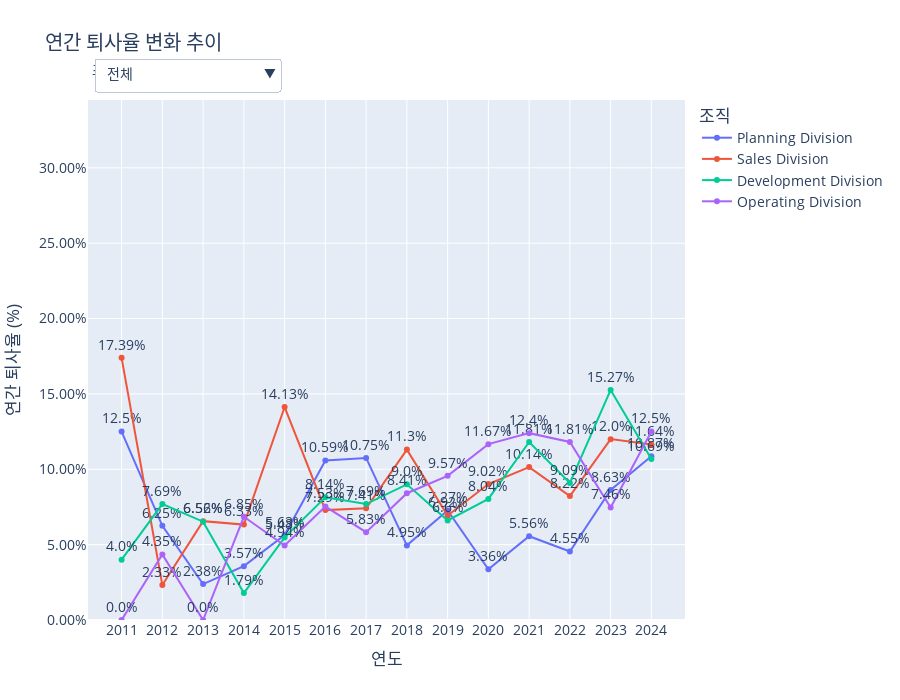

This figure's notebook cell:
### Code cell
import pandas as pd
import numpy as np
import plotly.graph_objects as go
import plotly.io as pio
import plotly.express as px
import datetime

# --- 1. 데이터 임포트 ---
from services.tables.HR_Core.basic_info_table import emp_df
from services.tables.HR_Core.department_info_table import department_info_df
from services.tables.HR_Core.department_table import (
    department_df, dept_level_map, parent_map_dept, dept_name_map,
    division_order, office_order
)
from services.helpers.utils import find_parents

def create_figure():
    """
    제안 5: 조직 건강도 위험 신호 탐지 (연간 퇴사율 변화 추이) 그래프를 생성합니다.
    """
    # --- 2. 데이터 준비 및 가공 ---
    analysis_years = [y for y in emp_df['IN_DATE'].dt.year.unique() if y < datetime.datetime.now().year]
    turnover_records = []
    
    for year in analysis_years:
        year_start, year_end = pd.to_datetime(f'{year}-01-01'), pd.to_datetime(f'{year}-12-31')
        
        leavers_in_year = emp_df[(emp_df['OUT_DATE'] >= year_start) & (emp_df['OUT_DATE'] <= year_end)]
        if leavers_in_year.empty: continue
        
        leavers_dept = pd.merge_asof(
            leavers_in_year[['EMP_ID', 'OUT_DATE']].sort_values('OUT_DATE'),
            department_info_df.sort_values('DEP_APP_START_DATE'),
            left_on='OUT_DATE', right_on='DEP_APP_START_DATE', by='EMP_ID', direction='backward'
        )
        parent_info_leavers = leavers_dept['DEP_ID'].apply(lambda x: find_parents(x, dept_level_map, parent_map_dept, dept_name_map))
        leavers_dept = pd.concat([leavers_dept, parent_info_leavers], axis=1)
        leavers_dept = leavers_dept.dropna(subset=['DIVISION_NAME', 'OFFICE_NAME'])
        
        active_in_year = emp_df[(emp_df['IN_DATE'] <= year_end) & (emp_df['OUT_DATE'].isnull() | (emp_df['OUT_DATE'] >= year_start))]
        active_dept = pd.merge_asof(
            active_in_year[['EMP_ID', 'IN_DATE']].sort_values('IN_DATE'),
            department_info_df.sort_values('DEP_APP_START_DATE'),
            left_on='IN_DATE', right_on='DEP_APP_START_DATE', by='EMP_ID', direction='backward'
        )
        parent_info_active = active_dept['DEP_ID'].apply(lambda x: find_parents(x, dept_level_map, parent_map_dept, dept_name_map))
        active_dept = pd.concat([active_dept, parent_info_active], axis=1)
        active_dept = active_dept.dropna(subset=['DIVISION_NAME', 'OFFICE_NAME'])

        # Division / Office 별 퇴사율 계산
        leavers_by_div = leavers_dept.groupby('DIVISION_NAME', observed=False).size()
        headcount_by_div = active_dept.groupby('DIVISION_NAME', observed=False).size()
        turnover_div = (leavers_by_div / headcount_by_div * 100).fillna(0)
        for group_name, rate in turnover_div.items():
            turnover_records.append({'YEAR': year, 'GROUP_TYPE': 'DIVISION_NAME', 'GROUP_NAME': group_name, 'TURNOVER_RATE': rate})

        leavers_by_office = leavers_dept.groupby(['DIVISION_NAME', 'OFFICE_NAME'], observed=False).size()
        headcount_by_office = active_dept.groupby(['DIVISION_NAME', 'OFFICE_NAME'], observed=False).size()
        turnover_office = (leavers_by_office / headcount_by_office * 100).fillna(0)
        for (div_name, office_name), rate in turnover_office.items():
            turnover_records.append({'YEAR': year, 'GROUP_TYPE': 'OFFICE_NAME', 'DIVISION_NAME': div_name, 'GROUP_NAME': office_name, 'TURNOVER_RATE': rate})

    analysis_df = pd.DataFrame(turnover_records)
    if analysis_df.empty:
        return go.Figure().update_layout(title_text="분석할 퇴사율 데이터가 없습니다.")

    # y축 범위 미리 계산
    y_max = analysis_df['TURNOVER_RATE'].max()
    fixed_y_range = [0, y_max * 1.15]

    # --- 3. Plotly 인터랙티브 그래프 생성 ---
    fig = go.Figure()
    colors = px.colors.qualitative.Plotly
    
    div_df = analysis_df[analysis_df['GROUP_TYPE'] == 'DIVISION_NAME']
    for i, div_name in enumerate(division_order):
        df_filtered = div_df[div_df['GROUP_NAME'] == div_name].sort_values('YEAR')
        if not df_filtered.empty:
            fig.add_trace(go.Scatter(
                x=df_filtered['YEAR'], y=df_filtered['TURNOVER_RATE'], mode='lines+markers+text', name=div_name, 
                line=dict(color=colors[i]), text=df_filtered['TURNOVER_RATE'].round(2).astype(str) + '%', textposition='top center'
            ))

    office_df = analysis_df[analysis_df['GROUP_TYPE'] == 'OFFICE_NAME']
    office_traces_map = {}
    trace_idx_counter = len(fig.data)
    for div_name in division_order:
        offices_in_div = office_df[office_df['DIVISION_NAME'] == div_name]['GROUP_NAME'].unique()
        office_traces_map[div_name] = []
        sorted_offices_in_div = [o for o in office_order if o in offices_in_div]
        for j, office_name in enumerate(sorted_offices_in_div):
            df_filtered = office_df[office_df['GROUP_NAME'] == office_name].sort_values('YEAR')
            if not df_filtered.empty:
                fig.add_trace(go.Scatter(
                    x=df_filtered['YEAR'], y=df_filtered['TURNOVER_RATE'], mode='lines+markers+text', name=office_name, 
                    visible=False, line=dict(color=colors[j % len(colors)]), text=df_filtered['TURNOVER_RATE'].round(2).astype(str) + '%', textposition='top center'
                ))
                office_traces_map[div_name].append(trace_idx_counter)
                trace_idx_counter += 1

    buttons = []
    num_div_traces = len(division_order)
    buttons.append(dict(label='전체', method='update', args=[{'visible': [True]*num_div_traces + [False]*(len(fig.data) - num_div_traces)}]))
    for div_name in division_order:
        visibility_mask = [False] * len(fig.data)
        for trace_idx in office_traces_map.get(div_name, []):
            visibility_mask[trace_idx] = True
        buttons.append(dict(label=f'{div_name}', method='update', args=[{'visible': visibility_mask}]))

    # --- 4. 레이아웃 업데이트 ---
    fig.update_layout(
        updatemenus=[dict(active=0, buttons=buttons, direction="down", pad={"r": 10, "t": 10}, showactive=True, x=0.01, xanchor="left", y=1.1, yanchor="top")],
        title_text='연간 퇴사율 변화 추이',
        xaxis_title='연도', yaxis_title='연간 퇴사율 (%)',
        font_size=14, height=700,
        legend_title_text='조직',
        annotations=[dict(text="조직 선택:", showarrow=False, x=0, y=1.08, yref="paper", align="left")],
        xaxis=dict(type='category'),
        yaxis=dict(ticksuffix="%", tickformat='.2f', range=fixed_y_range)
    )
    
    return fig



    pio.renderers.default = 'vscode'
    fig = create_figure()
    fig.show()

### Figure 1 — Plotly figure (JSON) as saved in the notebook; plotly's stock layout.template omitted (floating-point values rounded to 4 significant figures)
{"data": [{"line": {"color": "#636EFA"}, "mode": "lines+markers+text", "name": "Planning Division", "text": ["12.5%", "6.25%", "2.38%", "3.57%", "5.63%", "10.59%", "10.75%", "4.95%", "7.27%", "3.36%", "5.56%", "4.55%", "8.63%", "10.87%"], "textposition": "top center", "type": "scatter", "x": [2011, 2012, 2013, 2014, 2015, 2016, 2017, 2018, 2019, 2020, 2021, 2022, 2023, 2024], "y": [12.5, 6.25, 2.381, 3.571, 5.634, 10.59, 10.75, 4.95, 7.273, 3.361, 5.556, 4.545, 8.633, 10.87]}, {"line": {"color": "#EF553B"}, "mode": "lines+markers+text", "name": "Sales Division", "text": ["17.39%", "2.33%", "6.56%", "6.33%", "14.13%", "7.29%", "7.41%", "11.3%", "6.92%", "9.02%", "10.14%", "8.22%", "12.0%", "11.64%"], "textposition": "top center", "type": "scatter", "x": [2011, 2012, 2013, 2014, 2015, 2016, 2017, 2018, 2019, 2020, 2021, 2022, 2023, 2024], "y": [17.39, 2.326, 6.557, 6.329, 14.13, 7.292, 7.407, 11.3, 6.923, 9.023, 10.14, 8.219, 12.0, 11.64]}, {"line": {"color": "#00CC96"}, "mode": "lines+markers+text", "name": "Development Division", "text": ["4.0%", "7.69%", "6.52%", "1.79%", "5.48%", "8.14%", "7.69%", "9.0%", "6.6%", "8.04%", "11.81%", "9.09%", "15.27%", "10.69%"], "textposition": "top center", "type": "scatter", "x": [2011, 2012, 2013, 2014, 2015, 2016, 2017, 2018, 2019, 2020, 2021, 2022, 2023, 2024], "y": [4.0, 7.692, 6.522, 1.786, 5.479, 8.14, 7.692, 9.0, 6.604, 8.036, 11.81, 9.091, 15.27, 10.69]}, {"line": {"color": "#AB63FA"}, "mode": "lines+markers+text", "name": "Operating Division", "text": ["0.0%", "4.35%", "0.0%", "6.85%", "4.94%", "7.53%", "5.83%", "8.41%", "9.57%", "11.67%", "12.4%", "11.81%", "7.46%", "12.5%"], "textposition": "top center", "type": "scatter", "x": [2011, 2012, 2013, 2014, 2015, 2016, 2017, 2018, 2019, 2020, 2021, 2022, 2023, 2024], "y": [0.0, 4.348, 0.0, 6.849, 4.938, 7.527, 5.825, 8.411, 9.565, 11.67, 12.4, 11.81, 7.463, 12.5]}, {"line": {"color": "#636EFA"}, "mode": "lines+markers+text", "name": "Strategy Office", "text": ["12.5%", "5.0%", "0.0%", "3.12%", "7.89%", "4.55%", "12.24%", "1.96%", "7.55%", "1.72%", "3.28%", "4.69%", "9.23%", "15.15%"], "textposition": "top center", "type": "scatter", "visible": false, "x": [2011, 2012, 2013, 2014, 2015, 2016, 2017, 2018, 2019, 2020, 2021, 2022, 2023, 2024], "y": [12.5, 5.0, 0.0, 3.125, 7.895, 4.545, 12.24, 1.961, 7.547, 1.724, 3.279, 4.688, 9.231, 15.15]}, {"line": {"color": "#EF553B"}, "mode": "lines+markers+text", "name": "Finance Office", "text": ["14.29%", "10.0%", "7.69%", "4.55%", "3.57%", "20.59%", "8.11%", "7.5%", "4.55%", "6.52%", "8.33%", "6.12%", "7.84%", "8.0%"], "textposition": "top center", "type": "scatter", "visible": false, "x": [2011, 2012, 2013, 2014, 2015, 2016, 2017, 2018, 2019, 2020, 2021, 2022, 2023, 2024], "y": [14.29, 10.0, 7.692, 4.545, 3.571, 20.59, 8.108, 7.5, 4.545, 6.522, 8.333, 6.122, 7.843, 8.0]}, {"line": {"color": "#00CC96"}, "mode": "lines+markers+text", "name": "Planning Division (직속)", "text": ["0.0%", "0.0%", "0.0%", "0.0%", "0.0%", "0.0%", "14.29%", "10.0%", "15.38%", "0.0%", "5.88%", "0.0%", "8.7%", "4.55%"], "textposition": "top center", "type": "scatter", "visible": false, "x": [2011, 2012, 2013, 2014, 2015, 2016, 2017, 2018, 2019, 2020, 2021, 2022, 2023, 2024], "y": [0.0, 0.0, 0.0, 0.0, 0.0, 0.0, 14.29, 10.0, 15.38, 0.0, 5.882, 0.0, 8.696, 4.545]}, {"line": {"color": "#636EFA"}, "mode": "lines+markers+text", "name": "Marketing Office", "text": ["11.11%", "0.0%", "5.56%", "10.53%", "13.64%", "7.14%", "6.67%", "15.62%", "5.13%", "12.5%", "10.53%", "14.63%", "9.52%", "11.36%"], "textposition": "top center", "type": "scatter", "visible": false, "x": [2011, 2012, 2013, 2014, 2015, 2016, 2017, 2018, 2019, 2020, 2021, 2022, 2023, 2024], "y": [11.11, 0.0, 5.556, 10.53, 13.64, 7.143, 6.667, 15.62, 5.128, 12.5, 10.53, 14.63, 9.524, 11.36]}, {"line": {"color": "#EF553B"}, "mode": "lines+markers+text", "name": "Domestic Sales Office", "text": ["14.29%", "7.14%", "9.52%", "3.57%", "8.57%", "12.12%", "5.41%", "9.76%", "8.7%", "8.7%", "9.09%", "2.08%", "18.37%", "8.7%"], "textposition": "top center", "type": "scatter", "visible": false, "x": [2011, 2012, 2013, 2014, 2015, 2016, 2017, 2018, 2019, 2020, 2021, 2022, 2023, 2024], "y": [14.29, 7.143, 9.524, 3.571, 8.571, 12.12, 5.405, 9.756, 8.696, 8.696, 9.091, 2.083, 18.37, 8.696]}, {"line": {"color": "#00CC96"}, "mode": "lines+markers+text", "name": "Global Sales Office", "text": ["28.57%", "0.0%", "5.56%", "8.7%", "16.0%", "0.0%", "12.12%", "11.76%", "2.86%", "5.26%", "8.7%", "8.7%", "8.33%", "17.78%"], "textposition": "top center", "type": "scatter", "visible": false, "x": [2011, 2012, 2013, 2014, 2015, 2016, 2017, 2018, 2019, 2020, 2021, 2022, 2023, 2024], "y": [28.57, 0.0, 5.556, 8.696, 16.0, 0.0, 12.12, 11.76, 2.857, 5.263, 8.696, 8.696, 8.333, 17.78]}, {"line": {"color": "#AB63FA"}, "mode": "lines+markers+text", "name": "Sales Division (직속)", "text": ["0.0%", "0.0%", "0.0%", "30.0%", "11.11%", "0.0%", "0.0%", "20.0%", "11.11%", "20.0%", "9.09%", "9.09%", "0.0%"], "textposition": "top center", "type": "scatter", "visible": false, "x": [2012, 2013, 2014, 2015, 2016, 2017, 2018, 2019, 2020, 2021, 2022, 2023, 2024], "y": [0.0, 0.0, 0.0, 30.0, 11.11, 0.0, 0.0, 20.0, 11.11, 20.0, 9.091, 9.091, 0.0]}, {"line": {"color": "#636EFA"}, "mode": "lines+markers+text", "name": "R&D Office", "text": ["0.0%", "0.0%", "3.85%", "2.94%", "4.55%", "8.16%", "5.88%", "6.9%", "4.84%", "9.23%", "11.59%", "10.61%", "15.28%", "9.59%"], "textposition": "top center", "type": "scatter", "visible": false, "x": [2011, 2012, 2013, 2014, 2015, 2016, 2017, 2018, 2019, 2020, 2021, 2022, 2023, 2024], "y": [0.0, 0.0, 3.846, 2.941, 4.545, 8.163, 5.882, 6.897, 4.839, 9.231, 11.59, 10.61, 15.28, 9.589]}, {"line": {"color": "#EF553B"}, "mode": "lines+markers+text", "name": "QA Office", "text": ["9.09%", "13.33%", "13.33%", "0.0%", "9.52%", "11.11%", "13.79%", "14.29%", "12.9%", "9.09%", "14.63%", "7.14%", "20.0%", "13.95%"], "textposition": "top center", "type": "scatter", "visible": false, "x": [2011, 2012, 2013, 2014, 2015, 2016, 2017, 2018, 2019, 2020, 2021, 2022, 2023, 2024], "y": [9.091, 13.33, 13.33, 0.0, 9.524, 11.11, 13.79, 14.29, 12.9, 9.091, 14.63, 7.143, 20.0, 13.95]}, {"line": {"color": "#00CC96"}, "mode": "lines+markers+text", "name": "Development Division (직속)", "text": ["0.0%", "20.0%", "0.0%", "0.0%", "0.0%", "0.0%", "0.0%", "7.14%", "0.0%", "0.0%", "5.88%", "7.69%", "0.0%", "6.67%"], "textposition": "top center", "type": "scatter", "visible": false, "x": [2011, 2012, 2013, 2014, 2015, 2016, 2017, 2018, 2019, 2020, 2021, 2022, 2023, 2024], "y": [0.0, 20.0, 0.0, 0.0, 0.0, 0.0, 0.0, 7.143, 0.0, 0.0, 5.882, 7.692, 0.0, 6.667]}, {"line": {"color": "#636EFA"}, "mode": "lines+markers+text", "name": "Engineering Office", "text": ["0.0%", "0.0%", "0.0%", "7.69%", "3.57%", "11.76%", "8.82%", "10.81%", "14.29%", "12.82%", "13.89%", "18.18%", "16.67%", "16.67%"], "textposition": "top center", "type": "scatter", "visible": false, "x": [2011, 2012, 2013, 2014, 2015, 2016, 2017, 2018, 2019, 2020, 2021, 2022, 2023, 2024], "y": [0.0, 0.0, 0.0, 7.692, 3.571, 11.76, 8.824, 10.81, 14.29, 12.82, 13.89, 18.18, 16.67, 16.67]}, {"line": {"color": "#EF553B"}, "mode": "lines+markers+text", "name": "Production Office", "text": ["0.0%", "4.17%", "0.0%", "8.11%", "4.76%", "6.25%", "5.08%", "5.0%", "7.81%", "12.86%", "13.89%", "8.7%", "2.86%", "12.68%"], "textposition": "top center", "type": "scatter", "visible": false, "x": [2011, 2012, 2013, 2014, 2015, 2016, 2017, 2018, 2019, 2020, 2021, 2022, 2023, 2024], "y": [0.0, 4.167, 0.0, 8.108, 4.762, 6.25, 5.085, 5.0, 7.812, 12.86, 13.89, 8.696, 2.857, 12.68]}, {"line": {"color": "#00CC96"}, "mode": "lines+markers+text", "name": "Operating Division (직속)", "text": ["0.0%", "20.0%", "0.0%", "0.0%", "9.09%", "0.0%", "0.0%", "20.0%", "0.0%", "0.0%", "0.0%", "7.14%", "0.0%", "0.0%"], "textposition": "top center", "type": "scatter", "visible": false, "x": [2011, 2012, 2013, 2014, 2015, 2016, 2017, 2018, 2019, 2020, 2021, 2022, 2023, 2024], "y": [0.0, 20.0, 0.0, 0.0, 9.091, 0.0, 0.0, 20.0, 0.0, 0.0, 0.0, 7.143, 0.0, 0.0]}], "layout": {"annotations": [{"align": "left", "showarrow": false, "text": "조직 선택:", "x": 0, "y": 1.08, "yref": "paper"}], "font": {"size": 14}, "height": 700, "legend": {"title": {"text": "조직"}}, "title": {"text": "연간 퇴사율 변화 추이"}, "updatemenus": [{"active": 0, "buttons": [{"args": [{"visible": [true, true, true, true, false, false, false, false, false, false, false, false, false, false, false, false, false]}], "label": "전체", "method": "update"}, {"args": [{"visible": [false, false, false, false, true, true, true, false, false, false, false, false, false, false, false, false, false]}], "label": "Planning Division", "method": "update"}, {"args": [{"visible": [false, false, false, false, false, false, false, true, true, true, true, false, false, false, false, false, false]}], "label": "Sales Division", "method": "update"}, {"args": [{"visible": [false, false, false, false, false, false, false, false, false, false, false, true, true, true, false, false, false]}], "label": "Development Division", "method": "update"}, {"args": [{"visible": [false, false, false, false, false, false, false, false, false, false, false, false, false, false, true, true, true]}], "label": "Operating Division", "method": "update"}], "direction": "down", "pad": {"r": 10, "t": 10}, "showactive": true, "x": 0.01, "xanchor": "left", "y": 1.1, "yanchor": "top"}], "xaxis": {"title": {"text": "연도"}, "type": "category"}, "yaxis": {"range": [0, 34.5], "tickformat": ".2f", "ticksuffix": "%", "title": {"text": "연간 퇴사율 (%)"}}}}
